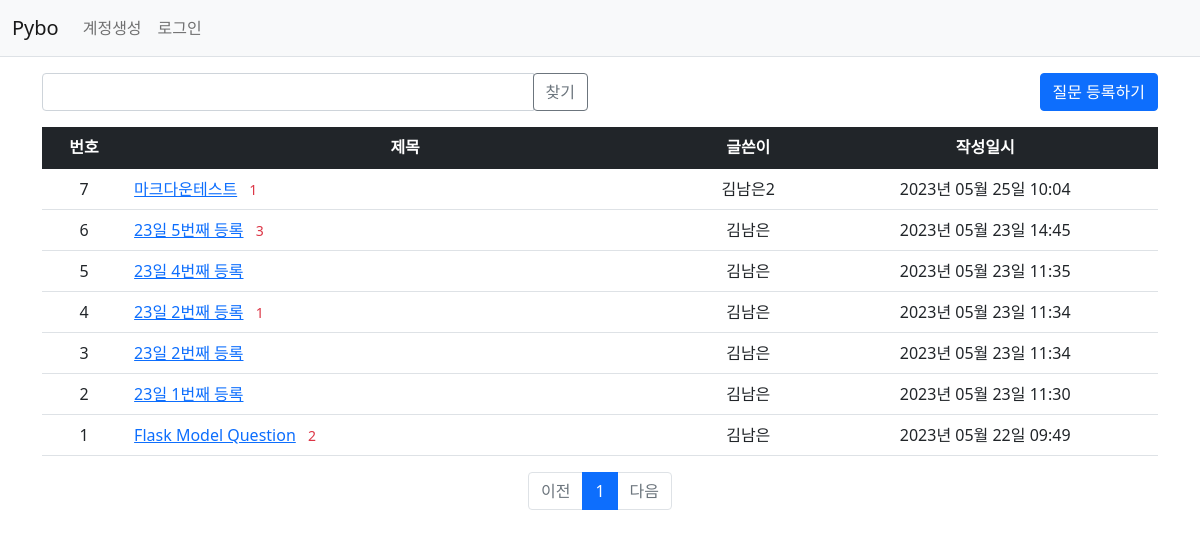
Page /question/list/ on the committed database.
### pybo/models.py (models this page shows)
class Question(db.Model):
    id = db.Column(db.Integer, primary_key=True)
    subject = db.Column(db.String(200), nullable=False)
    content = db.Column(db.Text(), nullable=False)
    create_date = db.Column(db.DateTime(), nullable=False)
    user_id = db.Column(db.Integer, db.ForeignKey('user.id', ondelete='CASCADE'), nullable=False)
    user = db.relationship('User', backref=db.backref('question_set'))
    modify_date = db.Column(db.DateTime(), nullable=True)
    voter = db.relationship('User', secondary=question_voter, backref=db.backref('question_voter_set'))

class User(db.Model):
    id = db.Column(db.Integer, primary_key=True)
    username = db.Column(db.String(150), unique=True, nullable=False)
    password = db.Column(db.String(200), nullable=False)
    email = db.Column(db.String(120), unique=True, nullable=False)

### pybo/views/question_views.py (the view, shortened to what this page needs)
@bp.route('/list/')
def _list():
    page = request.args.get('page', type=int, default=1)
    kw = request.args.get('kw', type=str, default='')
    question_list = Question.query.order_by(Question.create_date.desc())
    print("question : ", question_list)
    question_list = question_list.paginate(page=page, per_page=10)
    return render_template('question/question_list.html', question_list=question_list, page=page, kw=kw)

### pybo/filter.py (called while the page is built)
def format_datetime(value, fmt='%Y년 %m월 %d일 %H:%M'):
    return value.strftime(fmt)

### pybo/views/auth_views.py (called while the page is built)
@bp.before_app_request
def load_logged_in_user():
    user_id = session.get('user_id')
    if user_id is None:
        g.user = None
    else:
        g.user = User.query.get(user_id)

### pybo/templates/question/question_list.html (shortened to what this page needs)
{% extends 'base.html' %}
{% block content %}
<div class="container my-3">
    <div class="row my-3">
        <div class="col-6">
            <div class="input-group">
                <input type="text" id="search_kw" class="form-control" value="{{ kw or '' }}">
                <div class="input-group-append">
                    <button class="btn btn-outline-secondary" type="button" id="btn_search">찾기</button>
                </div>
            </div>
        </div>
        <div class="col-6 nam_right_button">
            <a href="{{ url_for('question.create') }}" class="btn btn-primary">질문 등록하기</a>
        </div>
    </div>
    <table class="table">
        <thead>
            <tr class="text-center table-dark">
                <th>번호</th>
                <th style="width:50%">제목</th>
                <th>글쓴이</th>
                <th>작성일시</th>
            </tr>
        </thead>
        <tbody>
            {% if question_list %}
            <ul>
                {% for question in question_list.items %}
                <tr class="text-center">
                    <td>{{ question_list.total - ((question_list.page-1) * question_list.per_page) - loop.index0 }}</td>
                    <td class="text-start">
                        <a href="{{ url_for('question.detail', question_id=question.id) }}">{{ question.subject }}</a>
                        {% if question.answer_set|length > 0 %}
                        <span class="text-danger small mx-2">{{ question.answer_set|length }}</span>
                        {% endif %}
                    </td>
                    <td>{{ question.user.username }}</td>
                    <td>{{ question.create_date|datetime }}</td>
                </tr>
                {% endfor %}
            </ul>
            {% else %}
            <tr>
                <td colspan="3">질문이 없습니다.</td>
            </tr>
            {% endif %}
        </tbody>
    </table>
    <ul class="pagination justify-content-center">
        {% if question_list.has_prev %}
        <li class="page-item">
            <a class="page-link" data-page="{{ question_list.prev_num }}" href="javascript:void(0)">이전</a>
        </li>
        {% else %}
        <li class="page-item disabled">
            <a class="page-link" tabindex="-1" aria-disabled="true" href="javascript:void(0)">이전</a>
        </li>
        {% endif %}
        {% for page_num in question_list.iter_pages() %}
        {% if page_num %}
        {% if page_num != question_list.page %}
        <li class="page-item">
            <a class="page-link" data-page="{{ page_num }}" href="javascript:void(0)">{{ page_num }}</a>
        </li>
        {% else %}
        <li class="page-item active" aria-current="page">
            <a class="page-link" href="javascript:void(0)">{{ page_num }}</a>
        </li>
        {% endif %}
        {% else %}
        <li class="disabled">
            <a class="page-link" href="javascript:void(0)">...</a>
        </li>
        {% endif %}
        {% endfor %}
        {% if question_list.has_next %}
        <li class="page-item">
            <a class="page-link" data-page="{{ question_list.next_num }}" href="javascript:void(0)">다음</a>
        </li>
        {% else %}
        <li class="page-item disabled">
            <a class="page-link" tabindex="-1" aria-disabled="true" href="javascript:void(0)">다음</a>
        </li>
        {% endif %}
    </ul>
</div>
{% endblock %}

### pybo/templates/base.html (shortened to what this page needs)
<!doctype html>
<html lang="ko">
<head>
    <link rel="stylesheet" href="{{ url_for('static', filename='bootstrap.min.css') }}">
    <link rel="stylesheet" href="{{ url_for('static', filename='nam_style.css') }}">
</head>
<body>
{% include "navbar.html" %}
{% block content %}
{% endblock %}
</body>
</html>

### pybo/templates/navbar.html (shortened to what this page needs)
<nav class="navbar navbar-expand-lg navbar-light bg-light border-bottom">
    <div class="container-fluid">
        <a class="navbar-brand" href="{{ url_for('question._list') }}">Pybo</a>
        <div class="collapse navbar-collapse" id="navbarSupportedContent">
            {% if g.user %}
            <ul class="navbar-nav">
                <li class="nav-item ">
                    <a class="nav-link" href="{{ url_for('auth.logout') }}">{{ g.user.username }} (로그아웃)</a>
                </li>
            </ul>
            {% else %}
            <ul class="navbar-nav me-auto mb-2 mb-lg-0">
                <li class="nav-item">
                    <a class="nav-link" href="{{ url_for('auth.signup') }}">계정생성</a>
                </li>
                <li class="nav-item">
                    <a class="nav-link" href="{{ url_for('auth.login') }}">로그인</a>
                </li>
            </ul>
            {% endif %}
        </div>
    </div>
</nav>

### pybo/static/nam_style.css (style rules this page uses)
.nam_right_button { display: flex; justify-content: right }

### rows in the picture
Question: total "7", subject "마크다운테스트", answer_set|length "1", user.username "김남은2", create_date "2023년 05월 25일 10:04"
Question: total "6", subject "23일 5번째 등록", answer_set|length "3", user.username "김남은", create_date "2023년 05월 23일 14:45"
Question: total "5", subject "23일 4번째 등록", user.username "김남은", create_date "2023년 05월 23일 11:35"
Question: total "4", subject "23일 2번째 등록", answer_set|length "1", user.username "김남은", create_date "2023년 05월 23일 11:34"
Question: total "3", subject "23일 2번째 등록", user.username "김남은", create_date "2023년 05월 23일 11:34"
Question: total "2", subject "23일 1번째 등록", user.username "김남은", create_date "2023년 05월 23일 11:30"
Question: user "1", subject "Flask Model Question", answer_set|length "2", user.username "김남은", create_date "2023년 05월 22일 09:49"

### other values in the picture
{{ page_num }} "1"
